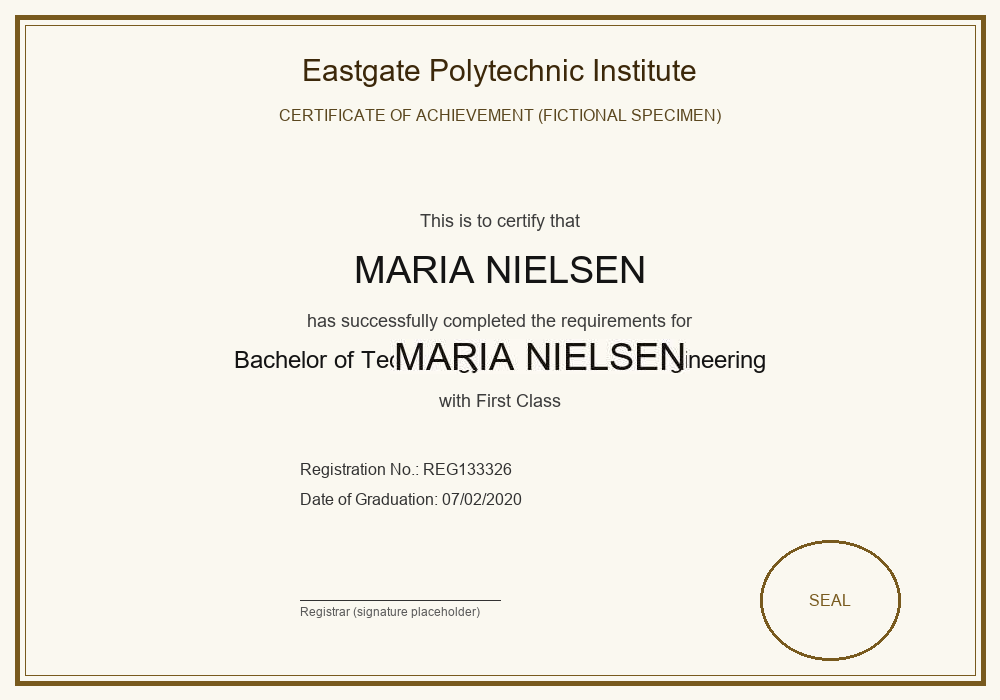
#> input picture data/synthetic/education/forged/certificate_0000_forged_copypaste.png, 1000 x 700 px
$ python -i copy_move.py   (imports and definitions only)
#> lines starting #> are read from the running program, lines starting #| are printed output that depends on the picture; after the words box and inside, x2 and y2 are one past the last pixel; in counts of white or black regions, pixels touching at a corner belong together
#> further down, picture is the input picture: shape (700, 1000, 3); mean B, G, R 229.1, 238.7, 241.6
"""Copy-move (duplicate-region) detection. Splits the page into overlapping
blocks, hashes a downsampled version of each, and flags pairs of blocks that
are near-identical but spatially far apart -- a direct, threshold-light
signal for copy-paste tampering (unlike ELA/noise, this doesn't rely on a
document-wide statistical baseline)."""
import cv2
import numpy as np


def detect_copy_move(image: np.ndarray, block_size: int = 48, stride: int = 24,
                      min_distance_factor: float = 2.5, similarity_thresh: float = 0.996) -> list:
#> called with block_size = 48, stride = 24, min_distance_factor = 2.5, similarity_thresh = 0.996
    gray = cv2.cvtColor(image, cv2.COLOR_BGR2GRAY)
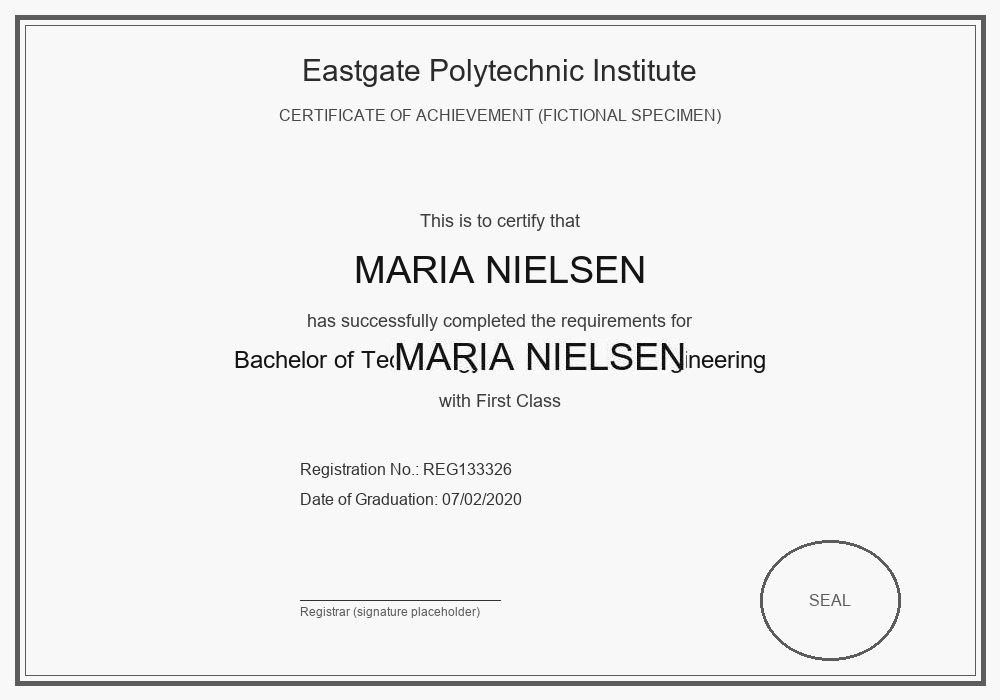
#> gray: shape (700, 1000); min 1, max 254, mean 238.8
    h, w = gray.shape
#> h = 700; w = 1000
    if h < block_size * 2 or w < block_size * 2:
        return []

    blocks = []
    for y in range(0, h - block_size, stride):
        for x in range(0, w - block_size, stride):
            patch = gray[y:y + block_size, x:x + block_size]
            edges = cv2.Canny(patch, 50, 150)
            edge_density = edges.mean() / 255.0
            # Skip flat/background blocks AND uniform stripes/solid-color bands
            # (e.g. a solid header) which are trivially "self-similar" without being copy-moved.
            if patch.std() < 8 or edge_density < 0.04:
                continue
            small = cv2.resize(patch, (8, 8), interpolation=cv2.INTER_AREA).astype(np.float32)
            small = (small - small.mean()) / (small.std() + 1e-6)
            blocks.append({"x": x, "y": y, "vec": small.flatten()})
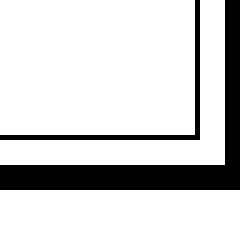
#> patch: shape (48, 48) (shown 5 times larger); values 92 (black) and 248 (white), 82.4% white; 2 black regions, box (x1, y1, x2, y2) and area: (0, 0, 48, 38) 339, (0, 0, 40, 28) 67
#> after the loop, blocks = 447 items

    if len(blocks) < 2:
        return []

    vecs = np.array([b["vec"] for b in blocks])
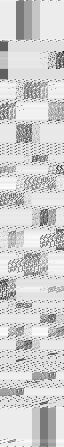
#> vecs: shape (447, 64) float32; min -4.93, max 1.12, mean 6.91e-09; drawn with min black and max white
    norms = np.linalg.norm(vecs, axis=1, keepdims=True) + 1e-6
#> norms = 447 values, max 8 at index 83, min 8 at index 134, mean 8
    unit = vecs / norms

    found = []
    used = set()
    min_dist = block_size * min_distance_factor
    for i in range(len(blocks)):
        if i in used:
            continue
        sims = unit @ unit[i]
        for j in range(i + 1, len(blocks)):
            if j in used or sims[j] < similarity_thresh:
                continue
            dist = np.hypot(blocks[i]["x"] - blocks[j]["x"], blocks[i]["y"] - blocks[j]["y"])
            if dist < min_dist:
                continue
            for b in (blocks[i], blocks[j]):
                found.append({
                    "bbox": [b["x"], b["y"], block_size, block_size], "score": round(float(sims[j]), 3),
                    "type": "copy_move", "reason": "This region's content closely duplicates another "
                                                    "region elsewhere on the page",
                })
            used.add(i)
            used.add(j)
            break
#> after the loop, found = 142 items; used = 142 items

    return found

>>> import cv2
>>> picture = cv2.imread('../../../../data/synthetic/education/forged/certificate_0000_forged_copypaste.png')
>>> result = detect_copy_move(picture)
#> result = 142 items
